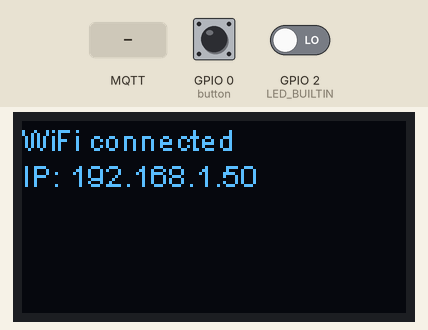
Bench run of a program on a simulated ESP32. On the bench: 128×64 one-colour display. Inputs (shaded band) come from the test bench; at power-on: GPIO 0 (button) HIGH, GPIO 2 (LED_BUILTIN) LOW. WiFi joins after 1.5 s; servers stay silent unless stated; no MQTT or app messages arrive unless stated; not simulated (calls return 0 or success): credentials.h; what the program prints to the serial monitor is not drawn.

Above: at 2.8 s.
2.9 s: GPIO 0 (button) pulled LOW for 0.15 s
4.6 s: MQTT message "1" arrives on the first subscribed topic
6.1 s: MQTT message "on" arrives on the first subscribed topic
7.6 s: MQTT message "off" arrives on the first subscribed topic
Timing chart, 0 to 10.1 s (numbered marks = the images above; inputs shaded):
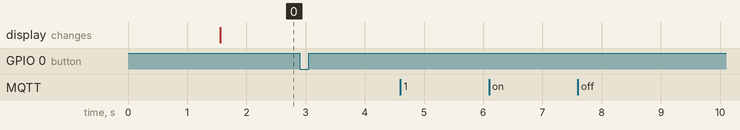

The program:

main.cpp
```cpp
#include <Arduino.h>
#include <heltec.h>
#include <WiFi.h>
#include <MQTT.h>
#include <OneButton.h>
#include "credentials.h"

WiFiClient net;
MQTTClient client;

unsigned long lastMillis = 0;

OneButton button(0);

void connect() {
  // Serial.print("checking wifi...");
  while (WiFi.status() != WL_CONNECTED) {
    // Serial.print(".");
    delay(100);
  }

  // Serial.print("\nconnecting...");
  while (!client.connect(CLIENT_ID, "public", "public")) {
    // Serial.print(".");
    delay(1000);
  }

  // Serial.println("\nconnected!");

  client.subscribe("/BWIWS21KS/Claudius/button");
}

void messageReceived(String &topic, String &payload) {
  Serial.println("incoming: " + topic + " - " + payload);
  digitalWrite(LED_BUILTIN, !digitalRead(LED_BUILTIN));
}

void doClick() {
    Serial.println("publish");
    client.publish("/BWIWS21KS/Claudius/button", "click");
}

void setup() {
  Heltec.begin(true, false, true);
  Heltec.display->clear();

  // Hier die WLAN-Zugangsdaten eingeben...
  WiFi.begin(WIFI_NAME, WIFI_PASS);
  Heltec.display->drawString(0,0, "WiFi connecting...");
  Heltec.display->display();
  Serial.println("WiFi connecting...");

  while (WiFi.status() != WL_CONNECTED) {
    delay(100); // 100ms warten...
  }
  Heltec.display->clear();
  Serial.println("WiFi connected.");

  Heltec.display->drawString(0,0, "WiFi connected");
  Heltec.display->drawString(0,12, "IP: " + WiFi.localIP().toString());
  Heltec.display->display();
  Serial.println("IP: " + WiFi.localIP().toString());

  button.attachClick(doClick);

  // Es gibt einen Browser-basierten Client unter
  // http://www.hivemq.com/demos/websocket-client/
  // Um die Meldungen zu sehen muss das gleiche "Topic" subscribed werden (Hier "/hello")
  client.begin("broker.hivemq.com", 1883, net);
  client.onMessage(messageReceived);

  connect();
}

void loop() {
  client.loop();
  button.tick();
  delay(10);  // <- fixes some issues with WiFi stability

  if (!client.connected()) {
    connect();
  }
}
```

Measured:
- after the input at 2.9 s, every drawn part: stays the same
- after the input at 4.6 s, every drawn part: stays the same
- after the input at 6.1 s, every drawn part: stays the same
- after the input at 7.6 s, every drawn part: stays the same
